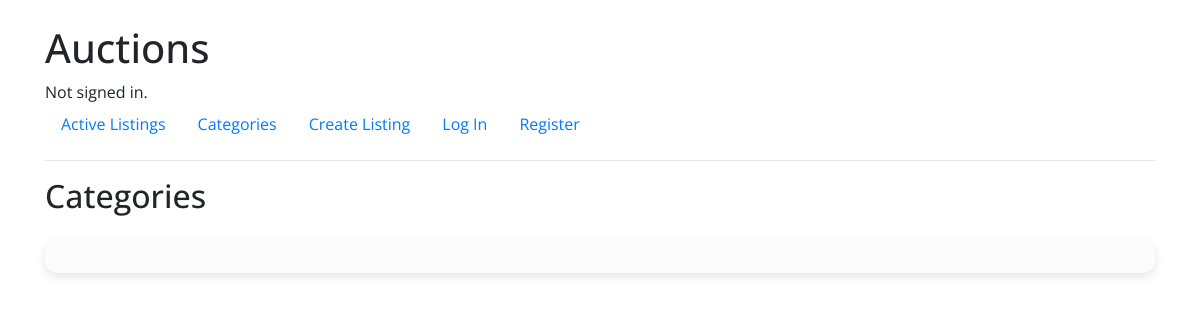
/categories, run on an earlier commit of the app's database.
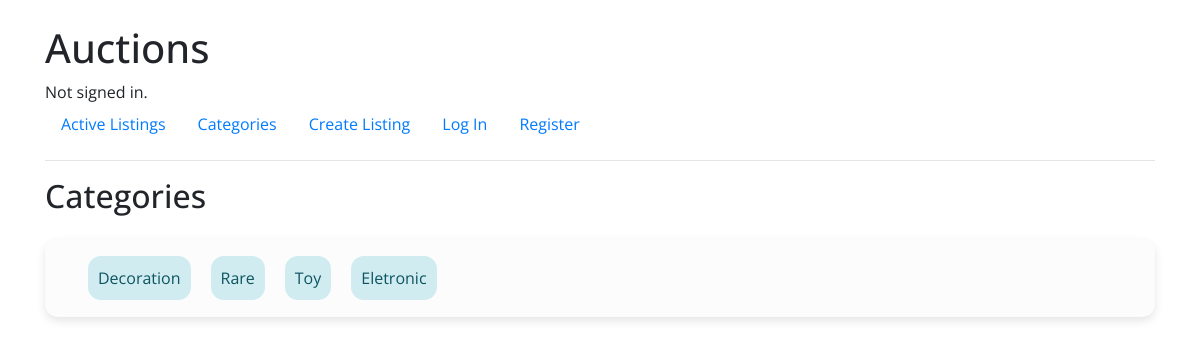
And on a later commit of the database.
### auctions/models.py (models this page shows, shortened)
class Auction(models.Model):
    id = models.AutoField(primary_key=True)
    name = models.CharField(max_length=60)
    date_time = models.DateTimeField(datetime.now())
    description = models.CharField(max_length=200)
    image_url = models.CharField(max_length=200, blank=True)
    init_bid = models.FloatField()
    price = models.FloatField(default=0)
    user = models.ForeignKey(User, on_delete=models.CASCADE, default=False)
    active = models.BooleanField(default=True)
    category = models.CharField(max_length=60, blank=True)

### auctions/views.py (the view)
# urls.py: path("categories", views.categories, name="categories"),
def categories(request):
    categories = []
    auctions = Auction.objects.all()
    for auction in auctions:
        if auction.active == True:
            if auction.category != "":
                categories.append(auction.category)
    categories = set(categories)
    auctions_filtered = []
    if request.method == "POST":
        active_category = request.POST['category']
        auctions_filtered = Auction.objects.filter(category= active_category)
        auctions_filtered = set(auctions_filtered)
        return render(request, "auctions/categories.html", {
            "categories": categories, "auctions": auctions_filtered, "act": active_category
        })
    else:
        return render(request, "auctions/categories.html", {
            "categories": categories
        })

### auctions/templates/auctions/categories.html (shortened to what this page needs)
{% extends "auctions/layout.html" %}
{% block body %}
    <h2>Categories</h2>
    <div class="flex flex-row div-box" style="justify-content: left">
        {% for category in categories %}
        <div class="flex flex-row">
            <form class="flex flex-row" action="" method="post">
                <button class="category-div alert alert-info">{{category}}</button>
            </form>
        </div>
        {% endfor %}
    </div>
{% endblock %}

What changed in the data, as far as the page shows it:
now on this page (row edited): Auction: categories "Decoration"
now on this page (row edited): Auction: categories "Rare"
now on this page (row edited): Auction: categories "Toy"
added Auction: categories "Eletronic"
